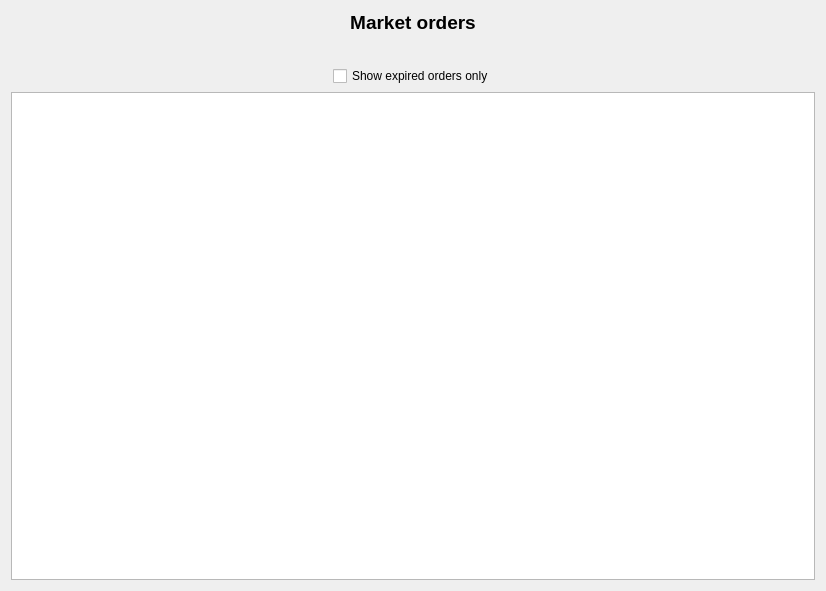
<?xml version="1.0" encoding="UTF-8"?>
<ui version="4.0">
 <class>wdgOrders</class>
 <widget class="QWidget" name="wdgOrders">
  <property name="geometry">
   <rect>
    <x>0</x>
    <y>0</y>
    <width>826</width>
    <height>591</height>
   </rect>
  </property>
  <property name="windowIcon">
   <iconset resource="../images/xulpymoney.qrc">
    <normaloff>:/xulpymoney/bank.png</normaloff>:/xulpymoney/bank.png</iconset>
  </property>
  <layout class="QHBoxLayout" name="horizontalLayout_3">
   <item>
    <layout class="QVBoxLayout" name="verticalLayout">
     <item>
      <widget class="QLabel" name="lbl">
       <property name="font">
        <font>
         <pointsize>14</pointsize>
         <weight>75</weight>
         <bold>true</bold>
        </font>
       </property>
       <property name="text">
        <string>Market orders</string>
       </property>
       <property name="alignment">
        <set>Qt::AlignCenter</set>
       </property>
      </widget>
     </item>
     <item>
      <layout class="QHBoxLayout" name="horizontalLayout">
       <item>
        <spacer name="horizontalSpacer">
         <property name="orientation">
          <enum>Qt::Horizontal</enum>
         </property>
         <property name="sizeHint" stdset="0">
          <size>
           <width>40</width>
           <height>20</height>
          </size>
         </property>
        </spacer>
       </item>
       <item>
        <widget class="wdgYear" name="wdgYear" native="true"/>
       </item>
       <item>
        <spacer name="horizontalSpacer_4">
         <property name="orientation">
          <enum>Qt::Horizontal</enum>
         </property>
         <property name="sizeHint" stdset="0">
          <size>
           <width>40</width>
           <height>20</height>
          </size>
         </property>
        </spacer>
       </item>
      </layout>
     </item>
     <item>
      <layout class="QHBoxLayout" name="horizontalLayout_2">
       <item>
        <spacer name="horizontalSpacer_2">
         <property name="orientation">
          <enum>Qt::Horizontal</enum>
         </property>
         <property name="sizeHint" stdset="0">
          <size>
           <width>40</width>
           <height>20</height>
          </size>
         </property>
        </spacer>
       </item>
       <item>
        <widget class="QCheckBox" name="chkExpired">
         <property name="sizePolicy">
          <sizepolicy hsizetype="Minimum" vsizetype="Fixed">
           <horstretch>0</horstretch>
           <verstretch>0</verstretch>
          </sizepolicy>
         </property>
         <property name="text">
          <string>Show expired orders only</string>
         </property>
        </widget>
       </item>
       <item>
        <spacer name="horizontalSpacer_3">
         <property name="orientation">
          <enum>Qt::Horizontal</enum>
         </property>
         <property name="sizeHint" stdset="0">
          <size>
           <width>40</width>
           <height>20</height>
          </size>
         </property>
        </spacer>
       </item>
      </layout>
     </item>
     <item>
      <widget class="myQTableWidget" name="tblOrders">
       <property name="contextMenuPolicy">
        <enum>Qt::CustomContextMenu</enum>
       </property>
       <property name="alternatingRowColors">
        <bool>true</bool>
       </property>
       <property name="selectionMode">
        <enum>QAbstractItemView::SingleSelection</enum>
       </property>
       <property name="selectionBehavior">
        <enum>QAbstractItemView::SelectRows</enum>
       </property>
       <attribute name="verticalHeaderVisible">
        <bool>false</bool>
       </attribute>
      </widget>
     </item>
    </layout>
   </item>
  </layout>
  <action name="actionInvestmentReport">
   <property name="icon">
    <iconset resource="../images/xulpymoney.qrc">
     <normaloff>:/xulpymoney/report2.png</normaloff>:/xulpymoney/report2.png</iconset>
   </property>
   <property name="text">
    <string>Investment report</string>
   </property>
   <property name="toolTip">
    <string>Investment report</string>
   </property>
  </action>
  <action name="actionAccountReport">
   <property name="icon">
    <iconset resource="../images/xulpymoney.qrc">
     <normaloff>:/xulpymoney/report2.png</normaloff>:/xulpymoney/report2.png</iconset>
   </property>
   <property name="text">
    <string>Account report</string>
   </property>
   <property name="toolTip">
    <string>Account report</string>
   </property>
  </action>
  <action name="actionBankAdd">
   <property name="icon">
    <iconset resource="../images/xulpymoney.qrc">
     <normaloff>:/xulpymoney/add.png</normaloff>:/xulpymoney/add.png</iconset>
   </property>
   <property name="text">
    <string>New bank</string>
   </property>
   <property name="toolTip">
    <string>New bank</string>
   </property>
  </action>
  <action name="actionBankDelete">
   <property name="icon">
    <iconset resource="../images/xulpymoney.qrc">
     <normaloff>:/xulpymoney/button_cancel.png</normaloff>:/xulpymoney/button_cancel.png</iconset>
   </property>
   <property name="text">
    <string>Delete bank</string>
   </property>
   <property name="toolTip">
    <string>Delete bank</string>
   </property>
  </action>
  <action name="actionBankEdit">
   <property name="icon">
    <iconset resource="../images/xulpymoney.qrc">
     <normaloff>:/xulpymoney/editar.png</normaloff>:/xulpymoney/editar.png</iconset>
   </property>
   <property name="text">
    <string>Edit bank</string>
   </property>
   <property name="toolTip">
    <string>Edit bank</string>
   </property>
  </action>
  <action name="actionActive">
   <property name="checkable">
    <bool>true</bool>
   </property>
   <property name="text">
    <string>Is it active?</string>
   </property>
   <property name="toolTip">
    <string>Is it active?</string>
   </property>
  </action>
 </widget>
 <customwidgets>
  <customwidget>
   <class>myQTableWidget</class>
   <extends>QTableWidget</extends>
   <header location="global">myqtablewidget</header>
  </customwidget>
  <customwidget>
   <class>wdgYear</class>
   <extends>QWidget</extends>
   <header location="global">wdgYear</header>
   <container>1</container>
  </customwidget>
 </customwidgets>
 <resources>
  <include location="../images/xulpymoney.qrc"/>
 </resources>
 <connections/>
</ui>
